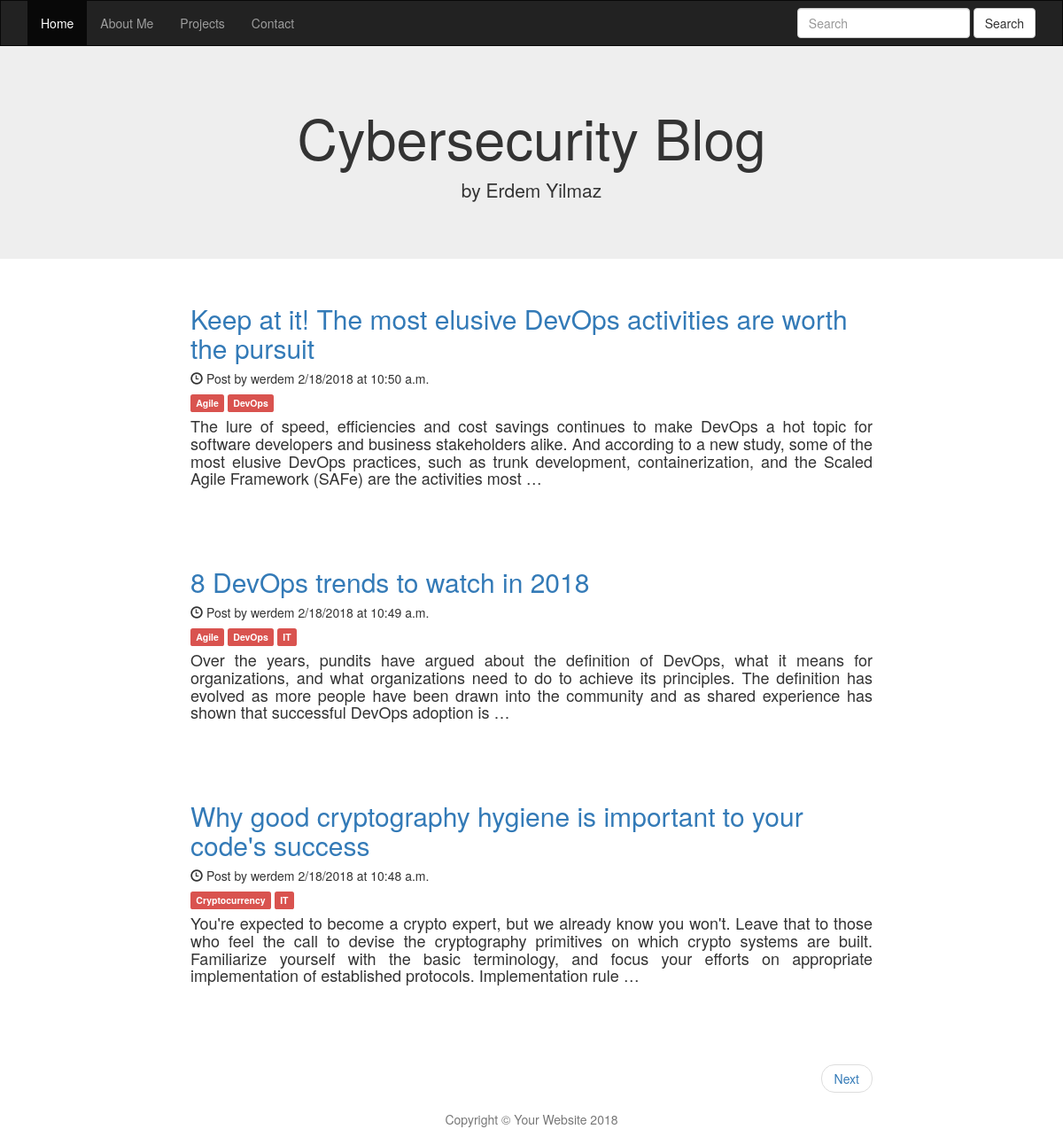
/blogpost, run on the app's committed database.
### blogpost/models.py (models this page shows, shortened)
class Post(models.Model):
    STATUS_CHOICES=(
        ('draft','Draft'),
        ('published','Published')
    )
    tags=TaggableManager()
    title=models.CharField(max_length=250)
    slug=models.SlugField(max_length=250,unique_for_date='publish')
    author=models.ForeignKey(User,related_name='blog_posts')
    body=models.TextField()
    publish=models.DateTimeField(default=timezone.now)
    created=models.DateTimeField(auto_now_add=True)
    updated=models.DateTimeField(auto_now=True)
    status=models.CharField(max_length=10,choices=STATUS_CHOICES,default='draft')
    objects=models.Manager()
    class Meta:
        ordering=('-publish',)

### blogpost/views.py (the view)
# urls.py: url(r'blogpost',views.index,name='blogpost'),
def index(request):
    posts=Post.objects.all()
    paginator=Paginator(posts,3)
    page=request.GET.get('page')
    try:
        page_posts=paginator.page(page)
    except PageNotAnInteger:
        page_posts=paginator.page(1)
    except EmptyPage:
        page_posts=paginator.page(paginator.num_pages)
    return render(request,'index.html',{'posts':page_posts})

### blogpost/template/index.html (shortened to what this page needs)
{% extends "base.html" %}
{% block content %}
{%for post in posts%}
<div class="col-sm-8 col-sm-offset-2">
<h2>
        <h2><a href="#">{{post.title}}</a></h2>
        <h5><span class="glyphicon glyphicon-time"></span> Post by {{post.author}} {{post.publish.month}}/{{post.publish.day}}/{{post.publish.year}} at {{post.publish.time}}</h5>
        <h5>
        {% for tag in post.tags.all %}
        <span class="label label-danger">{{tag}}</span>
        {% endfor %}
        </h5>
        <h4><p class="text-justify">{{post.body|truncatewords:50}}</p></h4>
        <br><br>
</div>
{% endfor %}
{% include "pagination.html" with page=posts %}
{% endblock %}

### blogpost/template/base.html (shortened to what this page needs)
{% load staticfiles %}
<html>
  <head>
    <link href="{% static 'bootstrap/css/bootstrap.min.css' %}" rel="stylesheet" media="screen">
    <link href="{% static 'bootstrap/css/comment.css' %}" rel="stylesheet" media="screen">
  </head>
  <body>
      <nav class="navbar navbar-inverse">
          <div class="container-fluid">
            <div class="collapse navbar-collapse" id="myNavbar">
              <ul class="nav navbar-nav">
                <li class="active"><a href="/">Home</a></li>
                <li><a href="/aboutme">About Me</a></li>
                <li><a href="#">Projects</a></li>
                <li><a href="/contact">Contact</a></li>
              </ul>
              <form action='/search_results/' method='get' class="navbar-form navbar-right">
                  <div class="form-group">
                    <input name='query' type="text" class="form-control" placeholder="Search">
                  </div>
                  <input type="submit" class="btn btn-default" value="Search" >
                </form>
            </div>
          </div>
        </nav>
      <div class="jumbotron text-center">
          <h1>Cybersecurity Blog</h1>
          <p>by Erdem Yilmaz</p>
        </div>
        <div class="col-sm-8 col-sm-offset-2 text-center">
            </div>
    {% block content %}
    {% endblock %}
<footer>
    <div class="col-sm-8 col-sm-offset-2 text-center">
        <p class="copyright text-muted">Copyright &copy; Your Website 2018</p>
    </div>
  </footer>
  </body>
</html>

### blogpost/template/pagination.html (shortened to what this page needs)
<div class="col-sm-8 col-sm-offset-2">
    <ul class="pager">
    {% if page.has_next %}
    <li class="next"><a href="?page={{ page.next_page_number }}">Next</a></li>
    {% endif %}
    </ul>
</div>

### blogpost/template/base.html (style rules this page uses)
.navbar { margin-bottom: 0; border-radius: 0; }

### data on the page
Post: title "Keep at it! The most elusive DevOps activities are worth the pursuit", author "werdem", publish.month "2", publish.day "18", publish.year "2018", publish.time "10:50 a.m.", body "The lure of speed, efficiencies and cost savings continues to make DevOps a hot topic for software developers and business stakeholders alike. And according to a new study, some of the most elusive DevOps practices, such as trunk development, containerization, and the Scaled Agile Framework (SAFe) are the activities most …"
Tag: name "Agile"
Tag: name "DevOps"
Post: title "8 DevOps trends to watch in 2018", author "werdem", publish.month "2", publish.day "18", publish.year "2018", publish.time "10:49 a.m.", body "Over the years, pundits have argued about the definition of DevOps, what it means for organizations, and what organizations need to do to achieve its principles. The definition has evolved as more people have been drawn into the community and as shared experience has shown that successful DevOps adoption is …"
Tag: name "IT"
Post: title "Why good cryptography hygiene is important to your code's success", author "werdem", publish.month "2", publish.day "18", publish.year "2018", publish.time "10:48 a.m.", body "You're expected to become a crypto expert, but we already know you won't. Leave that to those who feel the call to devise the cryptography primitives on which crypto systems are built. Familiarize yourself with the basic terminology, and focus your efforts on appropriate implementation of established protocols. Implementation rule …"
Tag: name "Cryptocurrency"
